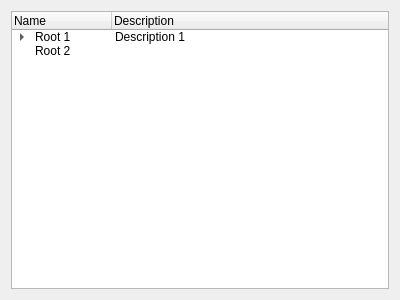
<?xml version="1.0" encoding="UTF-8"?>
<ui version="4.0">
 <class>TabTreeWidget</class>
 <widget class="QWidget" name="TabTreeWidget">
  <property name="geometry">
   <rect>
    <x>0</x>
    <y>0</y>
    <width>400</width>
    <height>300</height>
   </rect>
  </property>
  <property name="windowTitle">
   <string>Form</string>
  </property>
  <layout class="QVBoxLayout" name="verticalLayout">
   <item>
    <widget class="QTreeWidget" name="treeWidget">
     <property name="contextMenuPolicy">
      <enum>Qt::CustomContextMenu</enum>
     </property>
     <column>
      <property name="text">
       <string notr="true">Name</string>
      </property>
      <property name="toolTip">
       <string notr="true">Name ToolTip</string>
      </property>
      <property name="statusTip">
       <string notr="true">Name StatusTip</string>
      </property>
      <property name="whatsThis">
       <string notr="true">Name WhatsThis</string>
      </property>
     </column>
     <column>
      <property name="text">
       <string comment="Description Disambiguation" extracomment="Description Comment">Description</string>
      </property>
      <property name="toolTip">
       <string>Description ToolTip</string>
      </property>
      <property name="statusTip">
       <string>Description StatusTip</string>
      </property>
      <property name="whatsThis">
       <string>Description WhatsThis</string>
      </property>
      <property name="background">
       <color>
        <red>192</red>
        <green>191</green>
        <blue>188</blue>
       </color>
      </property>
     </column>
     <item>
      <property name="text">
       <string>Root 1</string>
      </property>
      <property name="text">
       <string>Description 1</string>
      </property>
      <property name="flags">
       <set>ItemIsSelectable|ItemIsEditable|ItemIsDragEnabled|ItemIsDropEnabled|ItemIsUserCheckable|ItemIsEnabled</set>
      </property>
      <item>
       <property name="text">
        <string notr="true">Child 1</string>
       </property>
       <property name="text">
        <string/>
       </property>
       <property name="flags">
        <set>ItemIsSelectable|ItemIsEditable|ItemIsDragEnabled|ItemIsDropEnabled|ItemIsUserCheckable|ItemIsEnabled</set>
       </property>
       <item>
        <property name="text">
         <string>Subchild 1</string>
        </property>
        <property name="flags">
         <set>ItemIsSelectable|ItemIsEditable|ItemIsDragEnabled|ItemIsDropEnabled|ItemIsUserCheckable|ItemIsEnabled</set>
        </property>
       </item>
       <item>
        <property name="text">
         <string notr="true">Subchild 2</string>
        </property>
        <property name="flags">
         <set>ItemIsSelectable|ItemIsEditable|ItemIsDragEnabled|ItemIsDropEnabled|ItemIsUserCheckable|ItemIsEnabled</set>
        </property>
       </item>
      </item>
      <item>
       <property name="text">
        <string>Child 2</string>
       </property>
       <property name="flags">
        <set>ItemIsSelectable|ItemIsEditable|ItemIsDragEnabled|ItemIsDropEnabled|ItemIsUserCheckable|ItemIsEnabled</set>
       </property>
      </item>
     </item>
     <item>
      <property name="text">
       <string>Root 2</string>
      </property>
      <property name="text">
       <string/>
      </property>
      <property name="flags">
       <set>ItemIsSelectable|ItemIsEditable|ItemIsDragEnabled|ItemIsDropEnabled|ItemIsUserCheckable|ItemIsEnabled</set>
      </property>
     </item>
    </widget>
   </item>
  </layout>
 </widget>
 <resources/>
 <connections/>
</ui>
